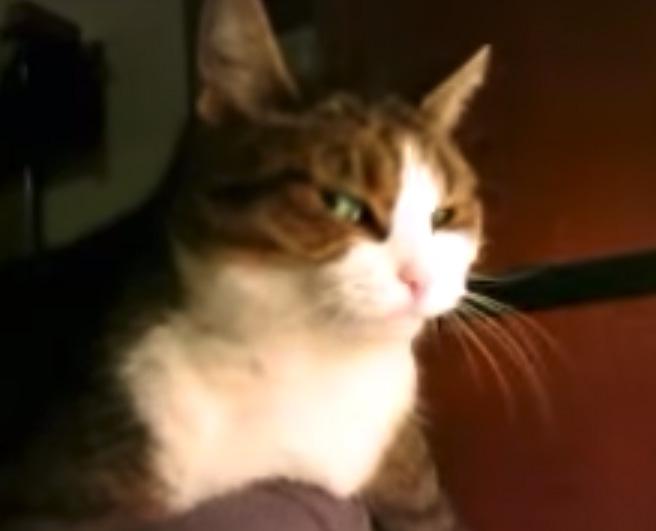
%> input picture Video Compression/cat1.jpg, 656 x 531 px
$ octave Video_coding1.m   (GNU Octave 9; MATLAB toolbox functions it lacks are replaced by stand-ins)
%> lines starting %> are read from the running program, lines starting %| are printed output that depends on the picture
### Video Compression/motionVector.m
%%
%f1: anchor frame; f2: target frame, fp: predicted image;
%mvx,mvy: store the MV image
%widthxheight: image size; N: block size, R: search range

function [vector,residue] = motionVector(f1,f2,N)
S = size(f1);
height = S(1);
width = S(2);
%N = 8;
%R = -50:50;
vectors = zeros(2,floor(height/N)*floor(width/N));
blk_count = 1;
%%


for i=1:N:height-N+1
for j=1:N:width-N+1 %for every block in the anchor frame

MAD_min=256*N*N;
mvx=0;
mvy=0;

for k= 1:1:height-N+1
for l= 1:1:width-N+1 %for every search candidate
refBlkVer = i + k; % row/Vert co-ordinate for ref block
refBlkHor = j + l; % col/Horizontal co-ordinate
if ( refBlkVer < 1 || refBlkVer+N-1 > height || refBlkHor < 1 || refBlkHor+N-1 > width)
continue;
end
MAD=sum(sum(abs(f1(i:i+N-1,j:j+N-1)-f2(i+k:i+k+N-1,j+l:j+l+N-1))));
% calculate MAD for this candidate
if MAD<MAD_min
MAD_min=MAD;dy=k;dx=l;
end;
end;
end;
fp(i:i+N-1,j:j+N-1)= f2(i+dy:i+dy+N-1,j+dx:j+dx+N-1);
%put the best matching block in the predicted image
vectors(1,blk_count) = dy; % row co-ordinate for the vector
vectors(2,blk_count) = dx; % col co-ordinate for the vector
blk_count = blk_count+1;
end;
end;
vector = vectors;
S2 = size(fp);
residue = f2(1:S2(1),1:S2(2)) - fp;

### Video Compression/Video_coding1.m
%%
f1 = imread('cat1.jpg');
%> f1 is the input picture: size 531x656x3 uint8; mean R, G, B 90.5, 66.9, 46.4
f2 = imread('cat2.jpg');
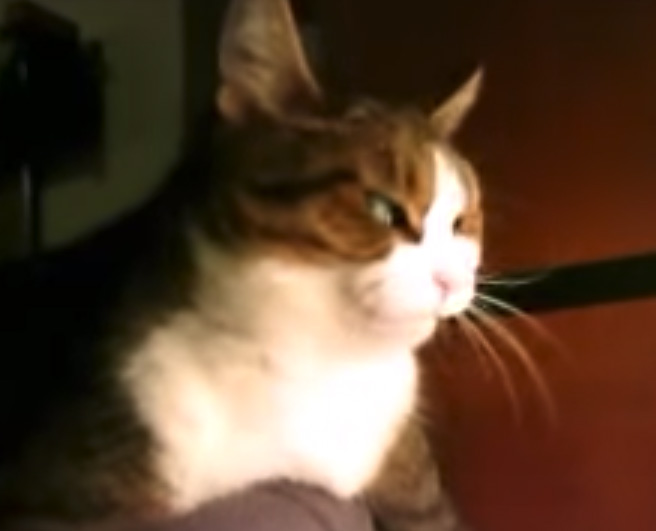
%> input picture Video Compression/cat2.jpg, 656 x 531 px
%> f2 is the input picture: size 531x656x3 uint8; mean R, G, B 92.4, 68.6, 49.3
f1= rgb2gray(f1); %converted into gray scaled image
%> f1: size 531x656 uint8
f1 = im2double(f1);
%> f1: size 531x656 double
f1 = imresize(f1, [100 130]);
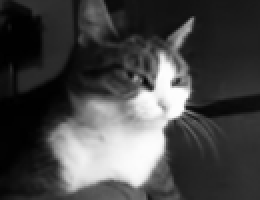
%> f1: size 100x130 double (shown 2 times larger); min 0.00207, max 1.01, mean 0.281; drawn with min black and max white
f2= rgb2gray(f2);
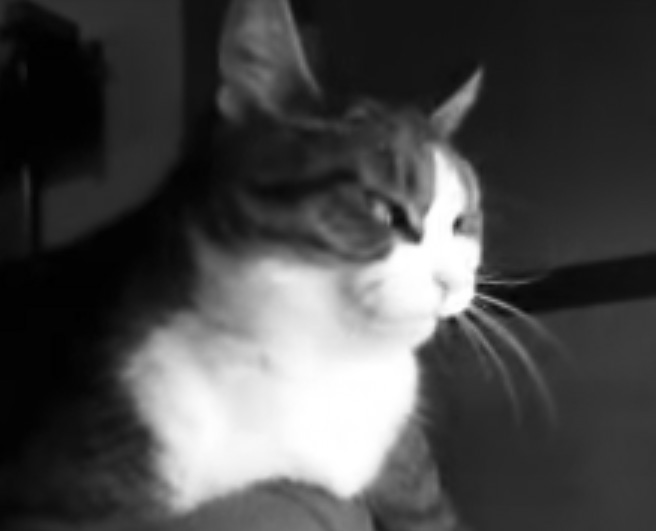
%> f2: size 531x656 uint8; min 0, max 255, mean 73.5
f2 = im2double(f2);
%> f2: size 531x656 double
f2 = imresize(f2, [100 130]);
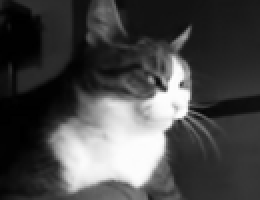
%> f2: size 100x130 double (shown 2 times larger); min 0.0033, max 1.01, mean 0.288; drawn with min black and max white
%%
[Motion_vector,residue] = motionVector(f1,f2,8); %Calculating Motion vector
%> after the loop in motionVector, `for i=1:N:height-N+1`:
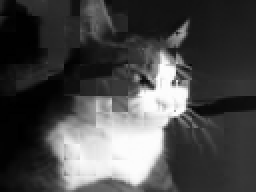
%> fp: size 96x128 double (shown 2 times larger); min 0.0033, max 1.01, mean 0.294; drawn with min black and max white
%> after the loop in motionVector, `for i=1:N:height-N+1`: blk_count = 193; dx = 2; dy = 4; vectors = 192 columns, first 8: [25 1 71 1 9 1 2 13; 34 2 75 3 1 5 6 21]
%> in motionVector, `vector = vectors;`: vector has the same summary as vectors
%> in motionVector, `residue = f2(1:S2(1),1:S2(2)) - fp;`:
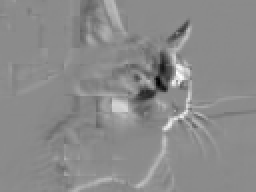
%> residue: size 96x128 double (shown 2 times larger); min -0.958, max 0.792, mean -0.00247; drawn with min black and max white
%> Motion_vector has the same summary as vectors in motionVector
%%

S = size(residue);
%> S = [96 128]
%%
B = blkproc(residue,[8 8],'dct2');
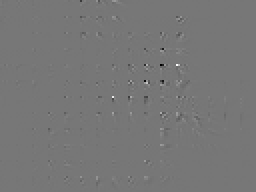
%> B: size 96x128 double (shown 2 times larger); min -2.85, max 3.26, mean -0.000746; drawn with min black and max white
B = ceil(B*1000);

%%

%quantization values for each quality level
q_low = 32;
q_medium = 8;
q_high = 8;

%performing quantization
Blow = B/(2*q_medium);
Blow = ceil(Blow);
%%

%calculate frequency and its probability for each quantized value
[glow,~,intensity_val] = grp2idx(Blow(:));
%> intensity_val = 124 values, max 204 at index 117, min -178 at index 103, mean -2.57
Frequency = accumarray(glow,1);
%> Frequency = 124 values, max 4769 at index 6, min 1 at index 26, mean 99.1
probability = Frequency./(S(1)*S(2));
%> probability = 124 values, max 0.388 at index 6, min 8.14e-05 at index 26, mean 0.00806
T = table(intensity_val ,Frequency,probability);
%> T = 124 items; first 5, intensity_val, Frequency and probability: 3 236 0.0192, 6 74 0.00602, 5 88 0.00716, -1 501 0.0408, 2 510 0.0415
%%

%perform huffman coding
%> (the run ends here)
